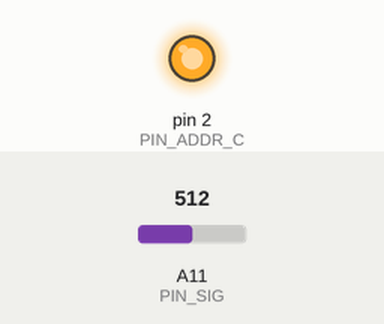
Recording of a sketch running on a simulated Arduino Mega 2560, built with avr-gcc and run on an emulated ATmega2560. Parts: output pins drawn as LEDs (lit = HIGH). The test bench sets the inputs (shaded band); at power-on: A11 (PIN_SIG) = 512. Pins used as bus, display or sensor lines are not drawn; what the sketch prints to the serial monitor is not drawn.

Above: at 0.05 s.
Timing chart, 0 to 3.0 s (numbered marks = the images above):
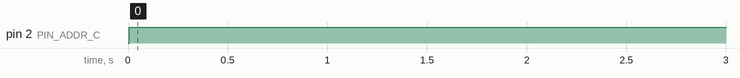

Measured:
- by itself, pin 2 (PIN_ADDR_C): LOW → HIGH at 0.01 s

The sketch:

MUR_potentiometerTest.ino
```cpp
/**
 * Exemple de code pour le circuit intégré CD4051B.
 */
#include <TimerOne.h>

// Broches d'adresse
//const byte PIN_ENABLE = 2;
const byte PIN_ADDR_A = 0;
const byte PIN_ADDR_B = 1;
const byte PIN_ADDR_C = 2;

// Broche de signal
const byte PIN_SIG = A11;

/** Fonction setup() */
void setup(){

  // Place les broches d'adresse en sortie et à LOW
  pinMode(PIN_ADDR_A, OUTPUT);
  pinMode(PIN_ADDR_B, OUTPUT);
  pinMode(PIN_ADDR_C, OUTPUT);
  digitalWrite(PIN_ADDR_A, LOW);
  digitalWrite(PIN_ADDR_B, LOW);
  digitalWrite(PIN_ADDR_C, LOW);

  // Active le CD4051B
  //pinMode(PIN_ENABLE, OUTPUT);
  //digitalWrite(PIN_ENABLE, LOW);

  // Message de bienvenue
  Serial.begin(115200);
  Serial.println("Demonstration CD4051B");
}

/** Fonction loop() */
void loop(){

  // Pour chaque voie on renvoie la valeur sur le port série
  for(byte i = 0; i < 8; i++){
    Serial.print("Voie ");
    Serial.print(i,BIN);
    Serial.print(" : ");
    Serial.println(readAnalogMux(i));
  }

  // Delai pour l'affichage
  delay(100);
}

/** Fonction de lecture pour le CD4051B */
int readAnalogMux(byte channel) {

  // On sélectionne la voie
  digitalWrite(PIN_ADDR_A, bitRead(channel, 0));
  digitalWrite(PIN_ADDR_B, bitRead(channel, 1));
  digitalWrite(PIN_ADDR_C, bitRead(channel, 2));
  delay(1);
  // On lit la valeur courante
  return analogRead(PIN_SIG);
}
```
